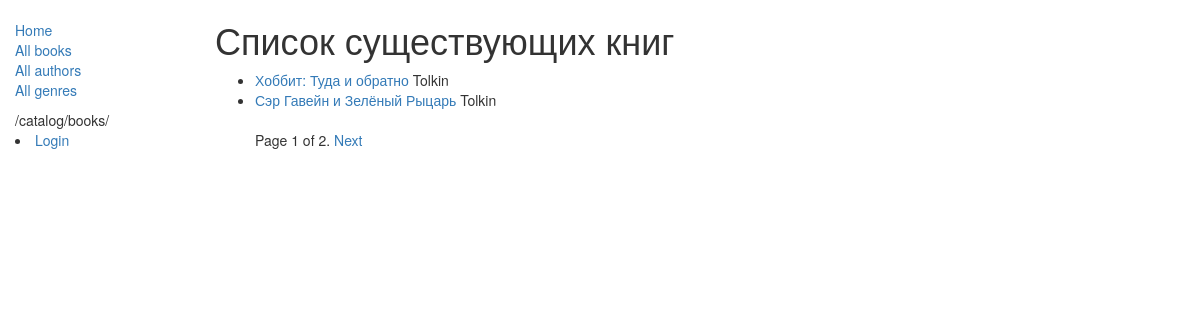
/catalog/books/, run on the app's committed database.
### catalog/models.py (models this page shows, shortened)
class Book(models.Model):
    STATUS = (
        ("Ruslan", "Rusel"),
        ("Albert", "Alb"),
    )
    title = models.CharField(max_length=200)
    author = models.ForeignKey("Author", on_delete=models.SET_NULL, null=True)
    genre = models.ManyToManyField(
        Genre, help_text="Select a genre for this book", related_name="Books"
    )
    summary = models.TextField(help_text="Print description for this book")
    isbn = models.CharField(
        "ISBN",
        max_length=13,
        help_text='13 Character <a href="https://www.isbn-international.org/content/what-isbn">ISBN number</a>',
    )
    language = models.ManyToManyField(Language, help_text="Enter language")
    stat = models.CharField(max_length=200, choices=STATUS, default=True)
    def get_absolute_url(self):
        return reverse("book-detail", args=[str(self.id)])
    def display_genre(self):
        return ", ".join([genre.name for genre in self.genre.all()[:3]])
    display_genre.short_description = "Genre"

class Author(models.Model):
    first_name = models.CharField(max_length=20)
    last_name = models.CharField(max_length=20)
    date_of_birth = models.DateField(null=True, blank=True)
    date_of_death = models.DateField("Died", null=True, blank=True)
    def __str__(self):
        return self.last_name

### catalog/views.py (the view)
class BookListView(ListView):
    model = Book
    template_name = "book_list.html"
    paginate_by = 2
    def get_context_data(self, **kwargs):
        context = super().get_context_data(**kwargs)
        context["some_data"] = "Some data which was used"
        return context

### catalog/templates/book_list.html
{% extends "base_generic.html" %}
{% block content %}
<h1>Список существующих книг</h1>
{% if book_list %}
<ul>{% for obj in book_list %}
    <li><a href="{{ obj.get_absolute_url }}">{{ obj.title }}</a> {{ obj.author }}</li>
    {% endfor %}
    {% else %}
    <p> There is no Books</p>
    {% endif %}
    {% endblock %}

### data on the page
Book: title "Хоббит: Туда и обратно", author "Tolkin"
Book: title "Сэр Гавейн и Зелёный Рыцарь", author "Tolkin"

### other printed values
{{ request.path }} "/catalog/books/"
{{ page_obj.number }} "1"
{{ page_obj.paginator.num_pages }} "2"
